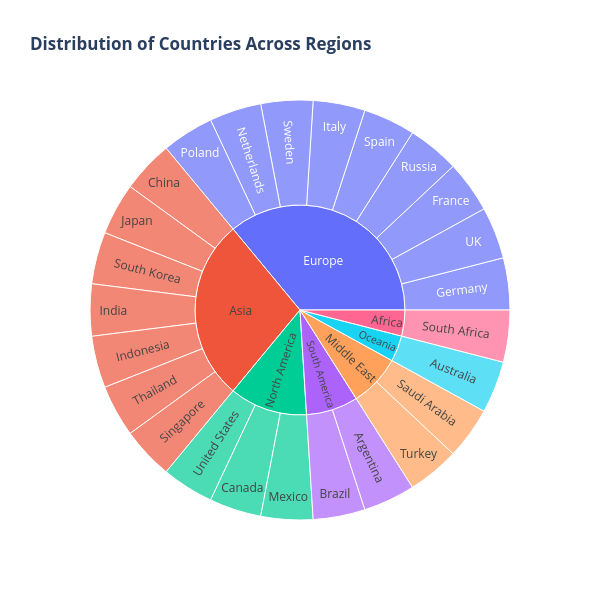

The cell this chart's notebook holds for it:
### Code cell
fig = px.sunburst(
    df,
    path=["Region", "Country"],
    title=("<b>Distribution of Countries Across Regions</b>")
)
fig.update_layout(
    width=600,   
    height=600   
)
fig.show()

### Figure 1 — Plotly figure (JSON) as saved in the notebook; plotly's stock layout.template omitted (floating-point values rounded to 4 significant figures)
{"data": [{"branchvalues": "total", "domain": {"x": [0, 1], "y": [0, 1]}, "hovertemplate": "labels=%{label}<br>count=%{value}<br>parent=%{parent}<br>id=%{id}<extra></extra>", "ids": ["North America/United States", "Asia/China", "Asia/Japan", "Asia/South Korea", "Europe/Germany", "Europe/UK", "Europe/France", "South America/Brazil", "Middle East/Turkey", "North America/Canada", "Asia/India", "Asia/Indonesia", "Europe/Russia", "Europe/Spain", "Europe/Italy", "Oceania/Australia", "North America/Mexico", "Europe/Sweden", "Europe/Netherlands", "Africa/South Africa", "Middle East/Saudi Arabia", "South America/Argentina", "Europe/Poland", "Asia/Thailand", "Asia/Singapore", "North America", "Asia", "Europe", "South America", "Middle East", "Oceania", "Africa"], "labels": ["United States", "China", "Japan", "South Korea", "Germany", "UK", "France", "Brazil", "Turkey", "Canada", "India", "Indonesia", "Russia", "Spain", "Italy", "Australia", "Mexico", "Sweden", "Netherlands", "South Africa", "Saudi Arabia", "Argentina", "Poland", "Thailand", "Singapore", "North America", "Asia", "Europe", "South America", "Middle East", "Oceania", "Africa"], "name": "", "parents": ["North America", "Asia", "Asia", "Asia", "Europe", "Europe", "Europe", "South America", "Middle East", "North America", "Asia", "Asia", "Europe", "Europe", "Europe", "Oceania", "North America", "Europe", "Europe", "Africa", "Middle East", "South America", "Europe", "Asia", "Asia", "", "", "", "", "", "", ""], "type": "sunburst", "values": [16, 16, 16, 16, 16, 16, 16, 16, 16, 16, 16, 16, 16, 16, 16, 16, 16, 16, 16, 16, 16, 16, 16, 16, 16, 48, 112, 144, 32, 32, 16, 16]}], "layout": {"height": 600, "legend": {"tracegroupgap": 0}, "title": {"text": "<b>Distribution of Countries Across Regions</b>"}, "width": 600}}
